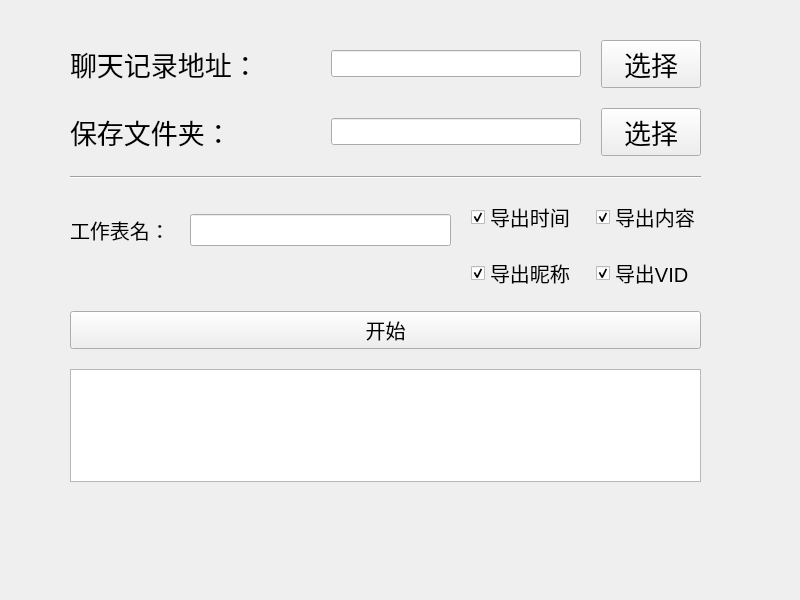
<?xml version="1.0" encoding="UTF-8"?>
<ui version="4.0">
 <class>Form</class>
 <widget class="QWidget" name="Form">
  <property name="geometry">
   <rect>
    <x>0</x>
    <y>0</y>
    <width>800</width>
    <height>600</height>
   </rect>
  </property>
  <property name="minimumSize">
   <size>
    <width>800</width>
    <height>600</height>
   </size>
  </property>
  <property name="maximumSize">
   <size>
    <width>800</width>
    <height>600</height>
   </size>
  </property>
  <property name="windowTitle">
   <string>QQtoExcel v1.1</string>
  </property>
  <widget class="QWidget" name="layoutWidget">
   <property name="geometry">
    <rect>
     <x>60</x>
     <y>40</y>
     <width>651</width>
     <height>442</height>
    </rect>
   </property>
   <layout class="QVBoxLayout" name="verticalLayout_2">
    <property name="spacing">
     <number>20</number>
    </property>
    <property name="leftMargin">
     <number>10</number>
    </property>
    <property name="rightMargin">
     <number>10</number>
    </property>
    <item>
     <layout class="QHBoxLayout" name="horizontalLayout">
      <item>
       <widget class="QLabel" name="label_1">
        <property name="maximumSize">
         <size>
          <width>250</width>
          <height>16777215</height>
         </size>
        </property>
        <property name="font">
         <font>
          <pointsize>20</pointsize>
         </font>
        </property>
        <property name="text">
         <string>聊天记录地址：</string>
        </property>
       </widget>
      </item>
      <item>
       <widget class="QLineEdit" name="SourceFilePathInput">
        <property name="minimumSize">
         <size>
          <width>250</width>
          <height>0</height>
         </size>
        </property>
        <property name="maximumSize">
         <size>
          <width>250</width>
          <height>16777215</height>
         </size>
        </property>
        <property name="font">
         <font>
          <pointsize>12</pointsize>
         </font>
        </property>
       </widget>
      </item>
      <item>
       <widget class="QPushButton" name="SourceFileSelect">
        <property name="maximumSize">
         <size>
          <width>100</width>
          <height>16777215</height>
         </size>
        </property>
        <property name="font">
         <font>
          <pointsize>20</pointsize>
         </font>
        </property>
        <property name="text">
         <string>选择</string>
        </property>
       </widget>
      </item>
     </layout>
    </item>
    <item>
     <layout class="QHBoxLayout" name="horizontalLayout_2">
      <item>
       <widget class="QLabel" name="label_2">
        <property name="maximumSize">
         <size>
          <width>250</width>
          <height>16777215</height>
         </size>
        </property>
        <property name="font">
         <font>
          <pointsize>20</pointsize>
         </font>
        </property>
        <property name="text">
         <string>保存文件夹：</string>
        </property>
       </widget>
      </item>
      <item>
       <widget class="QLineEdit" name="TargetPathInput">
        <property name="minimumSize">
         <size>
          <width>250</width>
          <height>0</height>
         </size>
        </property>
        <property name="maximumSize">
         <size>
          <width>250</width>
          <height>16777215</height>
         </size>
        </property>
        <property name="font">
         <font>
          <pointsize>12</pointsize>
         </font>
        </property>
        <property name="inputMask">
         <string/>
        </property>
        <property name="text">
         <string/>
        </property>
       </widget>
      </item>
      <item>
       <widget class="QPushButton" name="TargetSelect">
        <property name="minimumSize">
         <size>
          <width>100</width>
          <height>0</height>
         </size>
        </property>
        <property name="maximumSize">
         <size>
          <width>100</width>
          <height>16777215</height>
         </size>
        </property>
        <property name="font">
         <font>
          <pointsize>20</pointsize>
         </font>
        </property>
        <property name="text">
         <string>选择</string>
        </property>
       </widget>
      </item>
     </layout>
    </item>
    <item>
     <widget class="Line" name="line">
      <property name="orientation">
       <enum>Qt::Horizontal</enum>
      </property>
     </widget>
    </item>
    <item>
     <layout class="QHBoxLayout" name="horizontalLayout_3">
      <item>
       <layout class="QVBoxLayout" name="verticalLayout_4">
        <item>
         <layout class="QHBoxLayout" name="horizontalLayout_4">
          <item>
           <widget class="QLabel" name="label_3">
            <property name="font">
             <font>
              <pointsize>15</pointsize>
             </font>
            </property>
            <property name="text">
             <string>工作表名：</string>
            </property>
           </widget>
          </item>
          <item>
           <widget class="QLineEdit" name="TableNameInput">
            <property name="font">
             <font>
              <pointsize>15</pointsize>
             </font>
            </property>
           </widget>
          </item>
         </layout>
        </item>
        <item>
         <spacer name="verticalSpacer">
          <property name="orientation">
           <enum>Qt::Vertical</enum>
          </property>
          <property name="sizeType">
           <enum>QSizePolicy::Fixed</enum>
          </property>
          <property name="sizeHint" stdset="0">
           <size>
            <width>20</width>
            <height>30</height>
           </size>
          </property>
         </spacer>
        </item>
       </layout>
      </item>
      <item>
       <layout class="QVBoxLayout" name="verticalLayout">
        <item>
         <widget class="QCheckBox" name="isTime">
          <property name="font">
           <font>
            <pointsize>15</pointsize>
           </font>
          </property>
          <property name="text">
           <string>导出时间</string>
          </property>
          <property name="checked">
           <bool>true</bool>
          </property>
         </widget>
        </item>
        <item>
         <widget class="QCheckBox" name="isName">
          <property name="font">
           <font>
            <pointsize>15</pointsize>
           </font>
          </property>
          <property name="text">
           <string>导出昵称</string>
          </property>
          <property name="checked">
           <bool>true</bool>
          </property>
         </widget>
        </item>
       </layout>
      </item>
      <item>
       <layout class="QVBoxLayout" name="verticalLayout_3">
        <item>
         <widget class="QCheckBox" name="isContent">
          <property name="font">
           <font>
            <pointsize>15</pointsize>
           </font>
          </property>
          <property name="text">
           <string>导出内容</string>
          </property>
          <property name="checked">
           <bool>true</bool>
          </property>
         </widget>
        </item>
        <item>
         <widget class="QCheckBox" name="isVID">
          <property name="font">
           <font>
            <pointsize>15</pointsize>
           </font>
          </property>
          <property name="text">
           <string>导出VID</string>
          </property>
          <property name="checked">
           <bool>true</bool>
          </property>
         </widget>
        </item>
       </layout>
      </item>
     </layout>
    </item>
    <item>
     <widget class="QPushButton" name="StartButton">
      <property name="font">
       <font>
        <pointsize>15</pointsize>
       </font>
      </property>
      <property name="text">
       <string>开始</string>
      </property>
     </widget>
    </item>
    <item>
     <widget class="QTextBrowser" name="textBrowser"/>
    </item>
   </layout>
  </widget>
 </widget>
 <resources/>
 <connections/>
</ui>
